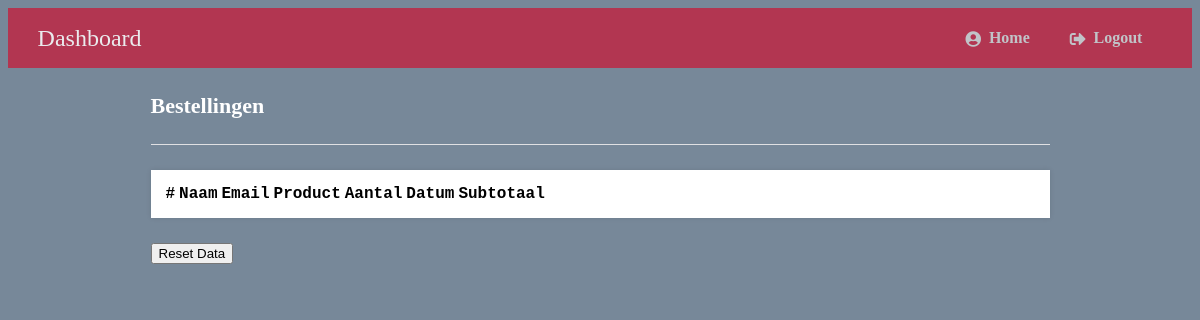
Page /admin/orders.php (signed in) on the earlier database version.
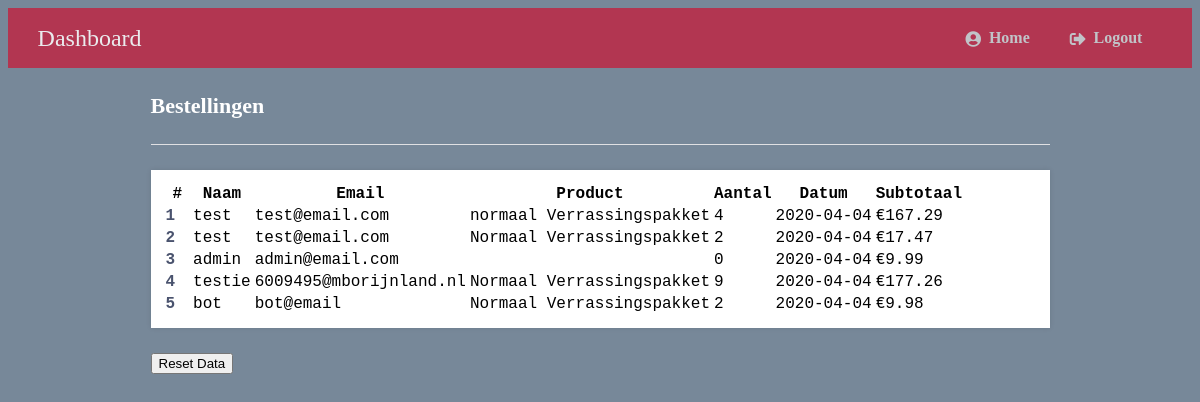
Same page on the later database version.
### tables this page shows
CREATE TABLE `orders` (
  `id` int(11) NOT NULL,
  `customer_name` varchar(250) NOT NULL,
  `customer_email` varchar(250) NOT NULL,
  `date` date NOT NULL,
  `product1` varchar(250) NOT NULL,
  `quantity1` int(11) NOT NULL,
  `product2` varchar(250) NOT NULL,
  `quantity2` int(11) NOT NULL,
  `product3` varchar(250) NOT NULL,
  `quantity3` int(11) NOT NULL,
  `total_price` decimal(11,2) NOT NULL
);

### htdocs/admin/orders.php (the view, shortened to what this page needs)
<?php
$DATABASE_HOST = 'localhost';
$DATABASE_USER = 'root';
$DATABASE_PASS = '';
$DATABASE_NAME = 'bakkerij_leiden';
$con = mysqli_connect($DATABASE_HOST, $DATABASE_USER, $DATABASE_PASS, $DATABASE_NAME);
$sql = "SELECT * FROM orders";
if($result = mysqli_query($con, $sql)){
  if(mysqli_num_rows($result) > -1){
?>
<!DOCTYPE html>
<html lang="nl">
<head>
  <link rel="stylesheet" type="text/css" href="../css/styleDB.css" />
  <link rel="stylesheet" href="https://use.fontawesome.com/releases/v5.7.1/css/all.css"/>
</head>
<body>
<div class="loggedin">
    <nav class="navtop">
      <div>
        <h1>Dashboard</h1>
         <a href="../admin/dashboard.php"><i class="fas fa-user-circle"></i>Home</a>
        <a href="../admin/logout.php"><i class="fas fa-sign-out-alt"></i>Logout</a>
      </div>
  </div>
<div class="content">
  <h2>Bestellingen</h2>
  <div class="orders">
    <table>
      <thead>
        <tr>
          <th>#</th>
          <th>Naam</th>
          <th>Email</th>
          <th>Product</th>
          <th>Aantal</th>
          <th>Datum</th>
          <th>Subtotaal</th>
        </tr>
      </thead>
      <?php
        while($row = mysqli_fetch_array($result)) { $currency = "€";
      ?>
      <tbody>
        <tr>
          <td><?=$row['id']?></td>
          <td><?=$row['customer_name']?></td>
          <td><?=$row['customer_email']?></td>
          <td><?=$row['product1']?></td>
          <td><?=$row['quantity1']?></td>
          <td><?=$row['date']?></td>
          <td><?=$currency, $row['total_price']?></td>
        </tr>
      </tbody>
        <?php
        }
      ?>
    </table>
    <?php
    } else{
      echo "No records matching your query were found.";
    }
    } else{
      echo "ERROR: Could not able to execute $sql. " . mysqli_error($con);
    }
    ?>
  </div>
  <form action="reset.php" method="post">
    <input class="reset" type="submit" name="reset" value="Reset Data">
  </form>
</div>
</body>
</html>

### htdocs/css/styleDB.css (style rules this page uses)
html { background-color: #778899; }
.navtop { background-color: #c02340cf; height: 60px; width: 100%; margin: 0 auto; }
.navtop div { display: flex; margin: 0 auto; width: 95%; height: 100%; }
.navtop div h1, .navtop div a { display: inline-flex; align-items: center; }
.navtop div h1 { flex: 1; font-size: 24px; padding: 0; margin: 0; color: #eaebed; font-weight: normal; }
.navtop div a { padding: 0 20px; text-decoration: none; color: #c1c4c8; font-weight: bold; }
.navtop div a i { padding: 2px 8px 0 0; }
.content { width: 899px; margin: 0 auto; }
.content h2 { margin: 0; padding: 25px 0; font-size: 22px; border-bottom: 1px solid #e0e0e3; color: #fff; }
.content > p, .content > div { box-shadow: 0 0 5px 0 rgba(0, 0, 0, 0.1); margin: 25px 0; padding: 12px; background-color: #fff; font-size: 2vh; font-family: monospace; }
.content > p table td:first-child, .content > div table td:first-child { font-weight: bold; color: #4a536e; padding-right: 15px; }

Differences in the rows shown:
added orders: id "1", customer_name "test", customer_email "test@email.com", product1 "normaal Verrassingspakket", quantity1 "4", date "2020-04-04", currency "€", total_price "167.29"
added orders: id "2", customer_name "test", customer_email "test@email.com", product1 "Normaal Verrassingspakket", quantity1 "2", date "2020-04-04", currency "€", total_price "17.47"
added orders: id "3", customer_name "admin", customer_email "admin@email.com", quantity1 "0", date "2020-04-04", currency "€", total_price "9.99"
added orders: id "4", customer_name "testie", customer_email "6009495@mborijnland.nl", product1 "Normaal Verrassingspakket", quantity1 "9", date "2020-04-04", currency "€", total_price "177.26"
added orders: id "5", customer_name "bot", customer_email "bot@email", product1 "Normaal Verrassingspakket", quantity1 "2", date "2020-04-04", currency "€", total_price "9.98"
